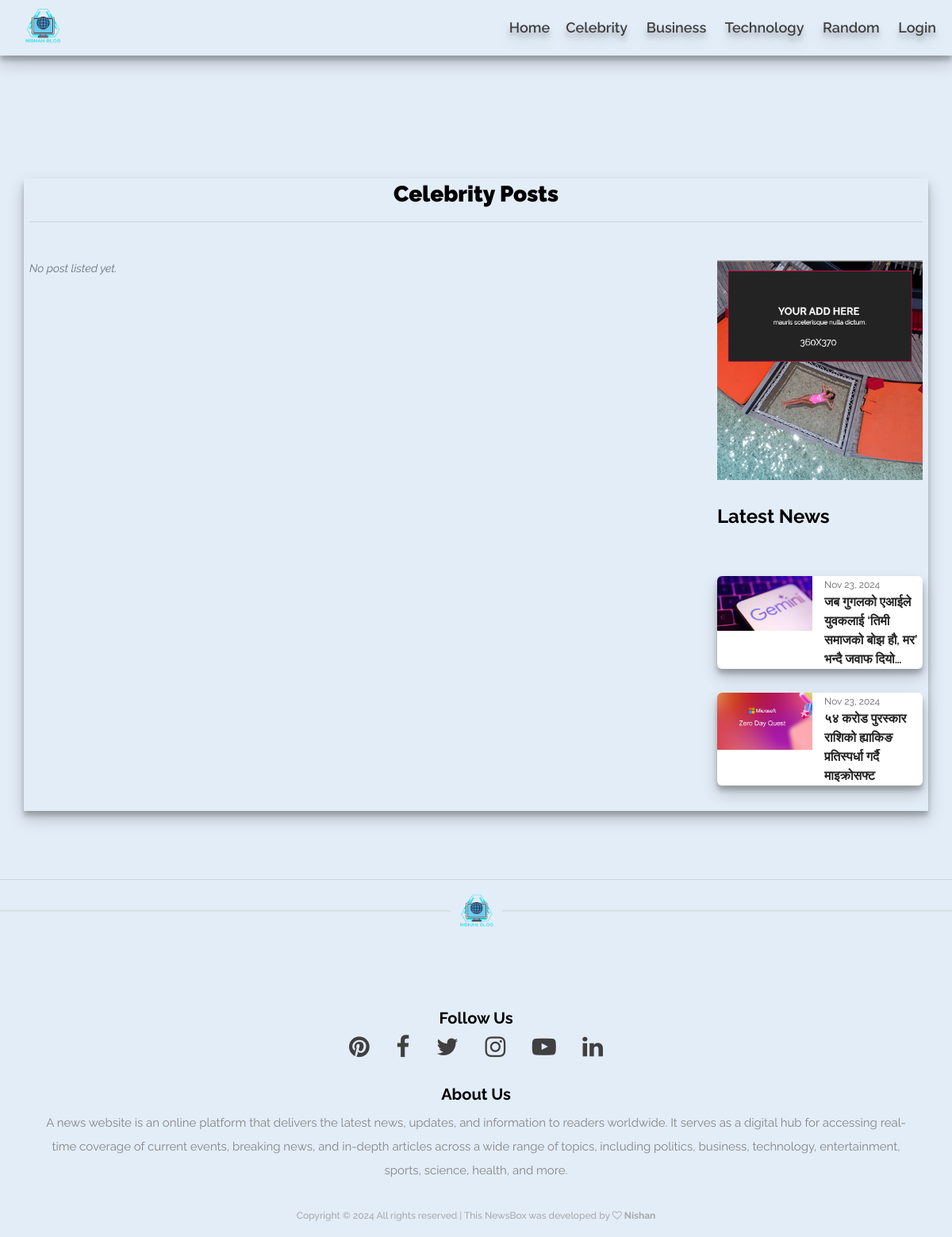
Page /category/1 on the committed database.
### newsApp/models.py (models this page shows, shortened)
class Category(models.Model):
    name = models.CharField(max_length=250)
    status = models.CharField(max_length=2, choices=(("1",'Active'), ("2",'Inactive')), default=1)
    date_created = models.DateTimeField(default=timezone.now)
    date_updated = models.DateTimeField(auto_now = True)
    def __str__(self):
        return self.name

class Post(models.Model):
    user = models.ForeignKey(User, on_delete=models.CASCADE)
    category = models.ForeignKey(Category, on_delete=models.CASCADE,default="")
    title = models.TextField()
    short_description = models.TextField()
    content = models.TextField()
    banner_path = models.ImageField(upload_to='news_bannner')
    status = models.CharField(max_length=2, choices=(("1",'Published'), ("2",'Unpublished')), default=2)
    meta_keywords = models.TextField()
    date_created = models.DateTimeField(default=timezone.now)
    date_updated = models.DateTimeField(auto_now = True)

### newsApp/views.py (the view)
# urls.py: path('category/<int:pk>', views.category_posts, name="category-post"),
def category_posts(request,pk=None):
    context = context_data()
    if pk is None:
        messages.error(request,"File not Found")
        return redirect('home-page')
    try:
        category = models.Category.objects.get(id=pk)
    except:
        messages.error(request,"File not Found")
        return redirect('home-page')
    context['category'] = category
    context['page'] = 'category_post'
    context['page_title'] = f'{category.name} Posts'
    context['posts'] = models.Post.objects.filter(status = 1, category = category).all()
    context['latest'] = models.Post.objects.filter(status = 1).order_by('-date_created').all()[:10]
    return render(request, 'category.html', context)

### newsApp/views.py (called while the page is built)
def context_data():
    context = {
        'site_name': 'NewsBox',
        'page' : 'home',
        'page_title' : 'News Portal',
        'categories' : models.Category.objects.filter(status = 1).all(),
    }
    return context

### newsApp/templates/category.html (shortened to what this page needs)
{% extends 'layouts/base.html' %}{% load static %} {% block content %}
<body style="background-color: #e3edf7;">
<div class="news-area section-padding-100-70">
    <div class="container" style="padding-left: 5px; padding-right: 5px; border: 2px solid #e3edf7; box-shadow: rgba(0, 0, 0, 0.19) 0px 10px 20px,
    rgba(0, 0, 0, 0.23) 0px 6px 6px;">
        <h3 class="text-center"><b>{{category.name}} Posts</b></h3>
        <center>
            <hr class="w-30">
        </center>
        <div class="row mt-5">
            <div class="col-12 col-md-8 col-lg-9">
                <div id="post-list">
                </div>
            </div>
            <div class="col-12 col-md-4 col-lg-3">
                <div class="sidebar-area">
                    <div class="single-widget-area add-widget mb-30">
                        <a href="#">
                            <img src="{% static 'img/bg-img/add3.png' %}" alt="">
                        </a>
                    </div>
                    <div class="single-widget-area news-widget mb-30">
                        <h4>Latest News</h4>
                            {% for lpost in latest %}
                            <div class="single-blog-post d-flex style-4 mb-30" style=" border-radius: 6px; box-shadow: rgba(0, 0, 0, 0.19) 0px 10px 20px,
    rgba(0, 0, 0, 0.23) 0px 6px 6px; background-color: white;">
                                <div class="blog-thumbnail">
                                    <a href="{% url 'view-post' lpost.pk %}"><img src="{{lpost.banner_path.url}}" alt="{{lpost.title}}"></a>
                                </div>
                                <div class="blog-content">
                                    <span class="post-date">{{lpost.date_created|date:"M d, Y"}}</span>
                                    <a href="{% url 'view-post' lpost.pk %}" class="post-title">{{lpost.title}}</a>
                                </div>
                            </div>
                            {% endfor %}
                    </div>
                </div>
            </div>
        </div>
    </div>
</div>
</body>
<hr> {% endblock content %}

### newsApp/templates/layouts/top-navigation.html (shortened to what this page needs)
{% load static %}
<header class="header-area">
    <div style="background-color: #e3edf7;" class="newsbox-main-menu">
        <div style="background-color: #e3edf7;" class="classy-nav-container breakpoint-off">
            <div style="margin-bottom: 0px;" class="container-fluid">
                <nav style="background-color: #e3edf7; box-shadow: rgba(0, 0, 0, 0.19) 0px 10px 20px,
    rgba(0, 0, 0, 0.23) 0px 6px 6px;  padding-left: 10px !important; padding-right: 10px !important; height: 70px; "
                    class="classy-navbar justify-content-between fixed-top" id="newsboxNav">
                    <a href="{%url 'home-page'%}" class="nav-brand"><img style="height:90px; width:90px;"
                            src="{% static 'img/core-img/news.png' %}" alt=""></a>
                    <div class="classy-menu">
                        <div class="classynav">
                            <ul>
                                <li><a style="font-size: 18px; text-shadow:rgba(0, 0, 0, 0.19) 0px 10px 20px,
    rgba(0, 0, 0, 0.23) 0px 6px 6px;" href="{%url 'home-page'%}">Home</a>
                                    {% for category in categories %}
                                <li><a style="font-size: 18px; text-shadow:rgba(0, 0, 0, 0.19) 0px 10px 20px,
    rgba(0, 0, 0, 0.23) 0px 6px 6px;" href="{% url 'category-post' category.id %}">{{category}}</a></li>
                                {% endfor %}
                                {% if not user.id %}
                                <li><a href="{% url 'login-page' %}" style="font-size: 18px; text-shadow:rgba(0, 0, 0, 0.19) 0px 10px 20px,
    rgba(0, 0, 0, 0.23) 0px 6px 6px;">Login</a></li>
                                {% endif %}
                            </ul>
                        </div>
                    </div>
                </nav>
            </div>
        </div>
    </div>
</header>

### static/style.css (style rules this page uses)
* { margin: 0; padding: 0; }
body { font-family: "Raleway", sans-serif; font-size: 14px; }
h1, h2, h3, h4, h5, h6 { font-family: "Raleway", sans-serif; color: #000000; line-height: 1.3; font-weight: 700; }
a, a:hover, a:focus { -webkit-transition-duration: 500ms; transition-duration: 500ms; text-decoration: none; outline: 0 solid transparent; color: #000000; font-weight: 600; font-size: 16px; font-family: "Raleway", sans-serif; }
ul, ol { margin: 0; }
ul li, ol li { list-style: none; }
img { height: auto; max-width: 100%; }
.mb-30 { margin-bottom: 30px !important; }
.section-padding-100-70 { padding-top: 100px; padding-bottom: 70px; }
.header-area { position: relative; z-index: 1000; width: 100%; }
.header-area .newsbox-main-menu { position: relative; width: 100%; height: 125px; padding: 0 5%; }
.header-area .newsbox-main-menu .classy-navbar { height: 125px; padding: 0; }
.header-area .newsbox-main-menu .classy-navbar .nav-brand { max-width: 160px; margin-right: 30px; }
.header-area .newsbox-main-menu .classy-navbar .classynav ul li a { font-weight: 600; text-transform: capitalize; font-size: 15px; padding: 0 10px; color: #404040; }
.single-blog-post { position: relative; z-index: 1; overflow: hidden; -webkit-transition-duration: 500ms; transition-duration: 500ms; }
.single-blog-post.style-4 .blog-thumbnail { -webkit-box-flex: 0; -ms-flex: 0 0 120px; flex: 0 0 120px; max-width: 120px; width: 120px; margin-right: 15px; }
.single-blog-post.style-4 .blog-thumbnail img { width: 100%; }
.single-blog-post.style-4 .blog-content { position: relative; z-index: 1; }
.single-blog-post.style-4 .blog-content .post-date { font-size: 12px; color: #636363; margin-bottom: 5px; -webkit-transition-duration: 500ms; transition-duration: 500ms; }
.single-blog-post.style-4 .blog-content .post-title { display: block; font-weight: 600; font-size: 16px; margin-bottom: 0; color: #232323; -webkit-transition-duration: 500ms; transition-duration: 500ms; }
.sidebar-area { position: relative; z-index: 1; }
.single-widget-area { position: relative; z-index: 1; }
.single-widget-area.news-widget h4 { margin-bottom: 60px; }

### static/css/classy-nav.css (style rules this page uses)
* { margin: 0; padding: 0; }
body { font-family: "Roboto", sans-serif; }
ul, ol { margin: 0; }
ul li, ol li { list-style: none; }
img { height: auto; max-width: 100%; }
.classy-nav-container { position: relative; z-index: 100; background-color: #ffffff; }
.classy-nav-container * { box-sizing: border-box; }
.classy-nav-container a { -webkit-transition-duration: 500ms; transition-duration: 500ms; text-decoration: none; outline: none; font-size: 14px; font-weight: 400; color: #232323; display: inline-block; }
.justify-content-between { -webkit-box-pack: justify; -ms-flex-pack: justify; justify-content: space-between; }
.classy-navbar { width: 100%; height: 70px; padding: 0.5em 2em; display: -webkit-box; display: -ms-flexbox; display: flex; -webkit-box-align: center; -ms-flex-align: center; -ms-grid-row-align: center; align-items: center; }
.classy-navbar .nav-brand { font-size: 26px; font-weight: 500; color: #565656; display: inline-block; margin-right: 30px; }
.classynav ul li { display: inline-block; clear: both; position: inherit; z-index: 10; }
.classynav ul li a { padding: 0 12px; display: block; height: 35px; font-size: 14px; line-height: 34px; }
.breakpoint-off .classynav { display: -webkit-box; display: -ms-flexbox; display: flex; -webkit-box-align: center; -ms-flex-align: center; -ms-grid-row-align: center; align-items: center; }

### newsApp/templates/layouts/base.html (style rules this page uses)
#post-list:empty:after { content:"No post listed yet."; color:var(--gray); text-align:center; font-style:italic; width:100% }

### rows in the picture
Category: name "Celebrity"
Category: name "Business"
Category: name "Technology"
Category: name "Random"
Post: banner_path (picture), date_created "Nov 23, 2024", title "जब गुगलको एआईले युवकलाई ‘तिमी समाजको बोझ हौ, मर’ भन्दै जवाफ दियो…"
Post: banner_path (picture), date_created "Nov 23, 2024", title "५४ करोड पुरस्कार राशिको ह्याकिङ प्रतिस्पर्धा गर्दै माइक्रोसफ्ट"
